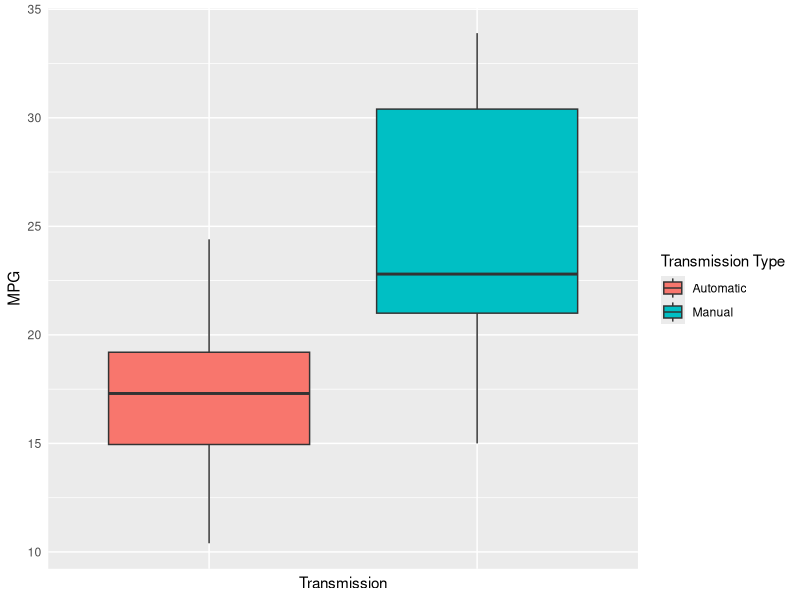
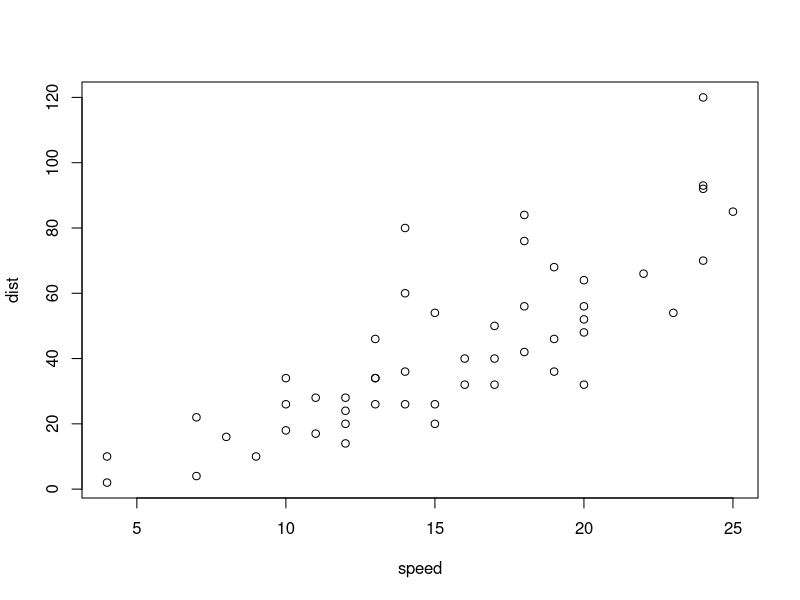

Generate these figures, in order, with R:
## ---- chunk 1
library(ggplot2)
data(mtcars)

g <- ggplot(mtcars, aes(x = factor(am), y = mpg)) + 
     geom_boxplot(aes(fill=factor(am))) + 
     labs(x = 'Transmission', y = 'MPG') + 
     scale_fill_discrete(name='Transmission Type',
                         breaks=c('0', '1'),
                         labels=c('Automatic', 'Manual')) +
     theme(axis.ticks = element_blank(), axis.text.x = element_blank())
g
## ---- chunk 2
plot(cars)
